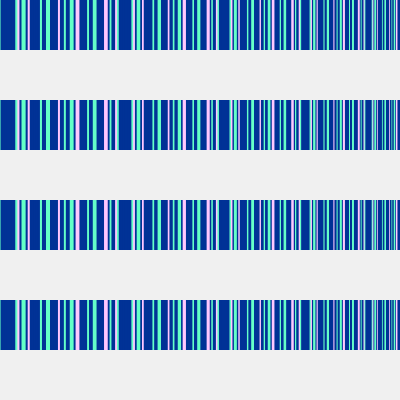
Frame 1 (no input)
Frame 60 (no input): identical to frame 1, image omitted
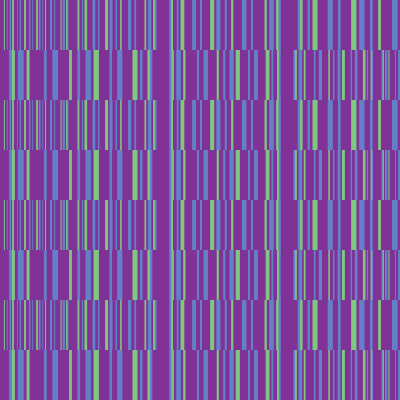
Frame 120 (the mouse pressed at the canvas centre since frame 60)

The p5.js sketch that drew these frames (run headless with seeded random() and noise() and a simulated clock; from frame 60 on, the mouse is pressed at the canvas centre):

// p5.js sketch
// ── sketch.js
// DM2008 — Activity 2b
// (Patern Making, 40 min)
size = 50
let reversedMouseX;
function setup() {
  createCanvas(400, 400);
}

function draw() {
  background(240);
  noStroke();
  reversedMouseX = map(mouseX, 0, width, width, 0);

  // A simple horizontal row of shapes using a 1D loop
let even = map(mouseX, 0, width, 0, 255);
let odd = map(reversedMouseX, 0, width, 0, 255);

for (let i = 0; i < 1000; i++) {

  if (i % 3 == 0) {
    fill(even, 50, 150);

  } else if (i % 4 == 0) {
    fill(100, odd, 200);

  } else if (i % 5 == 0) {
    fill(255 - even, 200, odd);
  }
  
  rect(i*i/reversedMouseX*-1+reversedMouseX-mouseY , 0, size);
  rect(i*i/reversedMouseX+reversedMouseX-mouseY , 0, size);
    
  rect(i*i/mouseX*-1+mouseX+mouseY , 0+ size, size);
  rect(i*i/mouseX+mouseX+mouseY , 0+ size, size);
    
  rect(i*i/reversedMouseX*-1+reversedMouseX-mouseY , 0+ 2*size, size);
  rect(i*i/reversedMouseX+reversedMouseX-mouseY , 0+ 2*size, size);
  
  rect(i*i/mouseX*-1+mouseX+mouseY ,0+ 3*size, size);
  rect(i*i/mouseX+mouseX+mouseY,0+ 3*size, size);
    
  rect(i*i/reversedMouseX*-1+reversedMouseX-mouseY , 0+ 4*size, size);
  rect(i*i/reversedMouseX+reversedMouseX-mouseY , 0+ 4*size, size);
  
  rect(i*i/mouseX*-1+mouseX+mouseY ,0+ 5*size, size);
  rect(i*i/mouseX+mouseX+mouseY ,0+ 5*size, size);
    
  rect(i*i/reversedMouseX*-1+reversedMouseX-mouseY , 0+ 6*size, size);
  rect(i*i/reversedMouseX+reversedMouseX-mouseY , 0+ 6*size, size);
    
  rect(i*i/mouseX*-1+mouseX+mouseY , 0+ 7*size, size);
  rect(i*i/mouseX+mouseX+mouseY , 0+ 7*size, size);
    
    

  

    // TODO: add an if() condition to alternate shape, size, or color
    // (hint: use % modulo to alternate every other shape)
  }

  // TODO: add one interaction (mouse or key) to change the rule
  // (hint: try changing fill() or size when mouseIsPressed)
}
